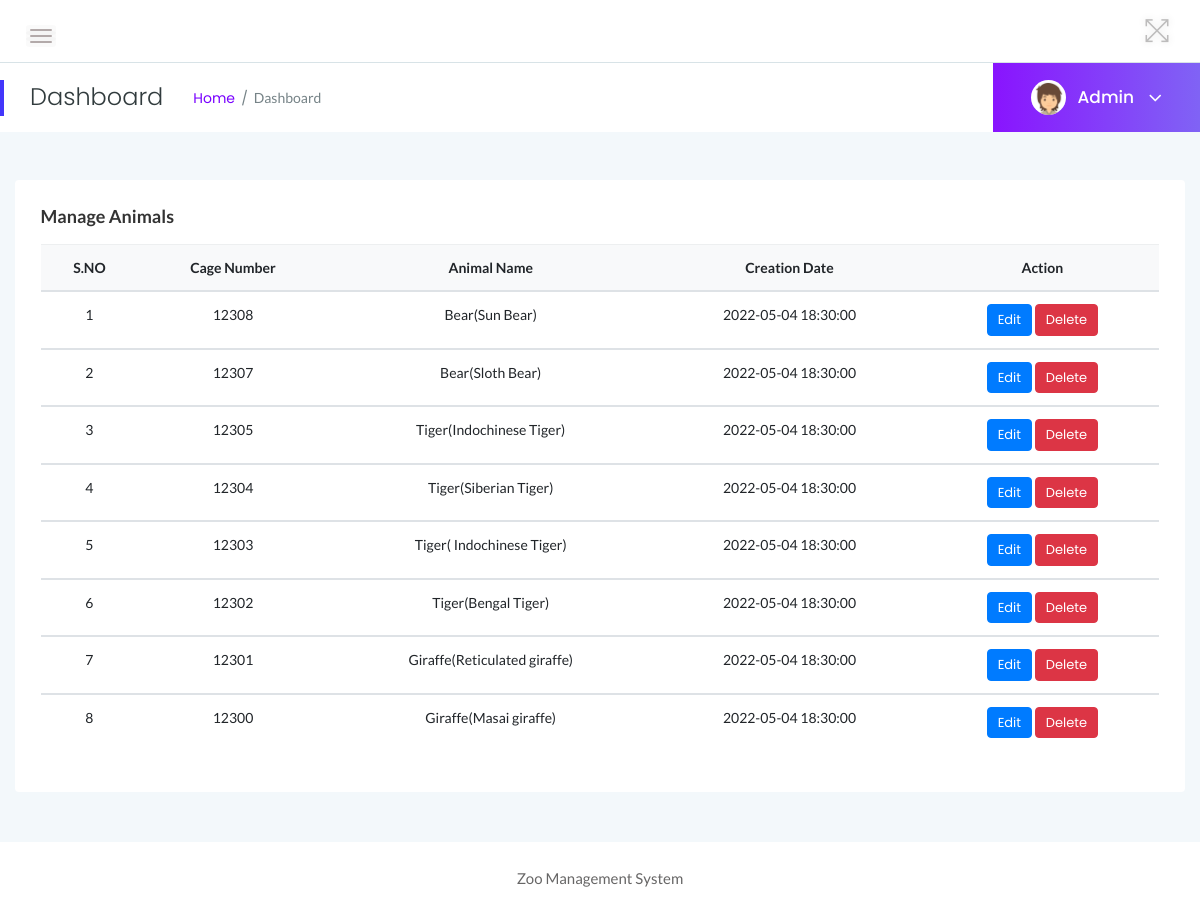
/zms/admin/manage-animals.php (signed in), run on the app's committed database.
### tables this page shows
CREATE TABLE `tblanimal` (
  `ID` int(10) NOT NULL,
  `AnimalName` varchar(200) DEFAULT NULL,
  `CageNumber` int(10) DEFAULT NULL,
  `FeedNumber` varchar(200) DEFAULT NULL,
  `Breed` varchar(200) DEFAULT NULL,
  `AnimalImage` varchar(200) DEFAULT NULL,
  `Description` mediumtext DEFAULT NULL,
  `CreationDate` timestamp NOT NULL DEFAULT current_timestamp() ON UPDATE current_timestamp()
);

### zms/admin/manage-animals.php (the view, shortened to what this page needs)
<?php
include('includes/dbconnection.php');
if (strlen($_SESSION['zmsaid']==0)) {
  header('location:logout.php');
  } else{
?>
<!doctype html>
<html class="no-js" lang="en">
<head>
    <link rel="stylesheet" href="assets/css/bootstrap.min.css">
    <link rel="stylesheet" href="assets/css/font-awesome.min.css">
    <link rel="stylesheet" href="assets/css/themify-icons.css">
    <link rel="stylesheet" href="assets/css/metisMenu.css">
    <link rel="stylesheet" href="assets/css/owl.carousel.min.css">
    <link rel="stylesheet" href="assets/css/slicknav.min.css">
    <link rel="stylesheet" href="https://www.amcharts.com/lib/3/plugins/export/export.css" type="text/css" media="all" />
    <link rel="stylesheet" type="text/css" href="https://cdn.datatables.net/1.10.19/css/jquery.dataTables.css">
    <link rel="stylesheet" type="text/css" href="https://cdn.datatables.net/1.10.18/css/dataTables.bootstrap4.min.css">
    <link rel="stylesheet" type="text/css" href="https://cdn.datatables.net/responsive/2.2.3/css/responsive.bootstrap.min.css">
    <link rel="stylesheet" type="text/css" href="https://cdn.datatables.net/responsive/2.2.3/css/responsive.jqueryui.min.css">
    <link rel="stylesheet" href="assets/css/typography.css">
    <link rel="stylesheet" href="assets/css/default-css.css">
    <link rel="stylesheet" href="assets/css/styles.css">
    <link rel="stylesheet" href="assets/css/responsive.css">
</head>
<body>
    <div class="page-container">
        <div class="main-content">
          <?php include_once('includes/header.php');?>
            <?php include_once('includes/pagetitle.php');?>
            <div class="main-content-inner">
                <div class="row">
                    <div class="col-12 mt-5">
                        <div class="card">
                            <div class="card-body">
                                <h4 class="header-title">Manage Animals</h4>
                                <div class="data-tables">
                <table class="table text-center">
                                        <thead class="bg-light text-capitalize">
                                            <tr>
                                                <th>S.NO</th>
                                                <th>Cage Number</th>
                                                <th>Animal Name</th>
                                                <th>Creation Date</th>
                                                <th>Action</th>
                                            </tr>
                                        </thead>
                                        <?php
$ret=mysqli_query($con,"select * from tblanimal order by ID desc");
$cnt=1;
while ($row=mysqli_fetch_array($ret)) {
?>
                                        <tbody>
          <tr data-expanded="true">
            <td><?php echo $cnt;?></td>
                  <td><?php  echo $row['CageNumber'];?></td>
                  <td><?php  echo $row['AnimalName'];?>(<?php  echo $row['Breed'];?>)</td>
                  <td><?php  echo $row['CreationDate'];?></td>
                  <td><a href="edit-animal-details.php?editid=<?php echo $row['ID'];?>" class="btn btn-primary btn-xs">Edit</a>
  <a href="manage-animals.php?id=<?php echo $row['ID']?>&del=delete" onClick="return confirm('Are you sure you want to delete?')" class="btn btn-danger btn-xs">Delete</a>
                </tr>
                <?php
$cnt=$cnt+1;
}?>
 </tbody>
                                    </table>
                                </div>
                            </div>
                        </div>
                    </div>
                </div>
            </div>
        </div>
        <?php include_once('includes/footer.php');?>
    </div>
</body>
</html>
<?php }  ?>

### zms/admin/includes/pagetitle.php (shortened to what this page needs)
<?php
include('includes/dbconnection.php');
?>
<div class="page-title-area">
                <div class="row align-items-center">
                    <div class="col-sm-6">
                        <div class="breadcrumbs-area clearfix">
                            <h4 class="page-title pull-left">Dashboard</h4>
                            <ul class="breadcrumbs pull-left">
                                <li><a href="dashboard.php">Home</a></li>
                                <li><span>Dashboard</span></li>
                            </ul>
                        </div>
                    </div>
                    <div class="col-sm-6 clearfix">
                        <div class="user-profile pull-right">
                            <img class="avatar user-thumb" src="assets/images/author/avatar.png" alt="avatar">
                            <?php
$adid=$_SESSION['zmsaid'];
$ret=mysqli_query($con,"select AdminName from tbladmin where ID='$adid'");
$row=mysqli_fetch_array($ret);
$name=$row['AdminName'];
?>
                            <h4 class="user-name dropdown-toggle" data-toggle="dropdown"><?php echo $name; ?> <i class="fa fa-angle-down"></i></h4>
                        </div>
                    </div>
                </div>
            </div>

### zms/admin/assets/css/typography.css (style rules this page uses)
body { font-size: 14px; font-family: 'Lato', sans-serif; }
h1, h2, h3, h4, h5, h6 { margin: 0; font-family: 'Poppins', sans-serif; }
a, a:visited { text-decoration: none; transition: all 0.3s ease-in-out; -webkit-transition: all 0.3s ease-in-out; -moz-transition: all 0.3s ease-in-out; -o-transition: all 0.3s ease-in-out; outline: 0; font-family: 'Poppins', sans-serif; }
ul, ol { margin-bottom: 0px; margin-top: 0px; padding: 0; }
ul { margin: 0; list-style-type: none; }

### zms/admin/assets/css/default-css.css (style rules this page uses)
* { margin: 0; padding: 0; box-sizing: border-box; }
*, *:before, *:after { -moz-box-sizing: border-box; -webkit-box-sizing: border-box; box-sizing: border-box; }
html { -webkit-font-smoothing: antialiased; }
body { background: #fff; font-weight: normal; -webkit-font-smoothing: antialiased; -webkit-text-size-adjust: 100%; }
img { max-width: 100%; height: auto; }
:root { --primary-color: #4336FB; }

### zms/admin/assets/css/styles.css (style rules this page uses)
.page-container { width: 100%; height: 100%; min-height: 100vh; padding-left: 280px; -webkit-transition: padding-left 0.3s ease 0s; transition: padding-left 0.3s ease 0s; }
.card { border: none; border-radius: 4px; background-color: #fff; -webkit-transition: all 0.3s ease 0s; transition: all 0.3s ease 0s; }
.card-body { padding: 25.6px; padding: 1.6rem; }
.main-content { width: 100%; background: #F3F8FB; }
.main-content-inner { padding: 0 30px 50px; }
.page-title-area { padding: 0 30px; background: #fff; position: relative; }
.page-title-area:before { content: ''; position: absolute; left: 0; top: 50%; width: 4px; height: 36px; background: var(--primary-color); -webkit-transform: translateY(-50%); transform: translateY(-50%); }
.page-title { font-size: 24px; font-weight: 300; color: #313b3d; letter-spacing: 0; margin-right: 30px; }
ul.breadcrumbs { margin-top: 4px; }
.breadcrumbs li { display: inline-block; }
.breadcrumbs li a, .breadcrumbs li span { display: block; font-size: 14px; font-weight: 400; color: #7801ff; letter-spacing: 0; margin-right: 16px; position: relative; }
.breadcrumbs li a:before { content: '/'; color: #768387; position: absolute; right: -13px; top: 0; }
.breadcrumbs li span { margin-right: 0; color: #768387; text-transform: capitalize; }
.user-profile { margin-right: -30px; display: -webkit-box; display: -ms-flexbox; display: flex; -webkit-box-align: center; -ms-flex-align: center; align-items: center; -ms-flex-wrap: wrap; flex-wrap: wrap; background: -webkit-linear-gradient(left, #8914fe 0%, #8063f5 100%); background: linear-gradient(to right, #8914fe 0%, #8063f5 100%); padding: 17px 38px; position: relative; }
.user-profile img.avatar { height: 35px; width: 35px; border-radius: 50%; margin-right: 12px; }
.user-name { font-size: 17px; font-weight: 500; color: #fff; letter-spacing: 0; cursor: pointer; -webkit-user-select: none; -moz-user-select: none; -ms-user-select: none; user-select: none; }
.user-name i { margin-left: 10px; font-size: 21px; vertical-align: middle; position: relative; }
.notification-area .dropdown-toggle, .user-name.dropdown-toggle { position: relative; }
.notification-area .dropdown-toggle:after, .user-name.dropdown-toggle:after { display: none; }
.header-title { font-family: 'Lato', sans-serif; font-size: 18px; font-weight: 600; letter-spacing: 0; color: #333; text-transform: capitalize; margin-bottom: 17px; }
.btn { padding: 11px 17px; font-size: 13px; letter-spacing: 0; }
.btn-xs { padding: 5px 10px; }
table tr th { border-bottom: none; }
table tr th, table tr td { border-top: 1px solid rgba(120, 130, 140, 0.13) !important; }

### zms/admin/assets/css/responsive.css (style rules this page uses)
@media (min-width: 1200px) and (max-width: 1364px) { .main-content-inner { padding: 0 15px 50px; } }
@media (min-width: 1200px) and (max-width: 1364px) { .page-container, .sbar_collapsed.page-container { padding-left: 0; } }

### data on the page
tblanimal: CageNumber "12308", AnimalName "Bear", Breed "Sun Bear", CreationDate "2022-05-04 18:30:00"
tblanimal: CageNumber "12307", AnimalName "Bear", Breed "Sloth Bear", CreationDate "2022-05-04 18:30:00"
tblanimal: CageNumber "12305", AnimalName "Tiger", Breed "Indochinese Tiger", CreationDate "2022-05-04 18:30:00"
tblanimal: CageNumber "12304", AnimalName "Tiger", Breed "Siberian Tiger", CreationDate "2022-05-04 18:30:00"
tblanimal: CageNumber "12303", AnimalName "Tiger", Breed "Indochinese Tiger", CreationDate "2022-05-04 18:30:00"
tblanimal: CageNumber "12302", AnimalName "Tiger", Breed "Bengal Tiger", CreationDate "2022-05-04 18:30:00"
tblanimal: CageNumber "12301", AnimalName "Giraffe", Breed "Reticulated giraffe", CreationDate "2022-05-04 18:30:00"
tblanimal: CageNumber "12300", AnimalName "Giraffe", Breed "Masai giraffe", CreationDate "2022-05-04 18:30:00"

### other printed values
$name "Admin"
